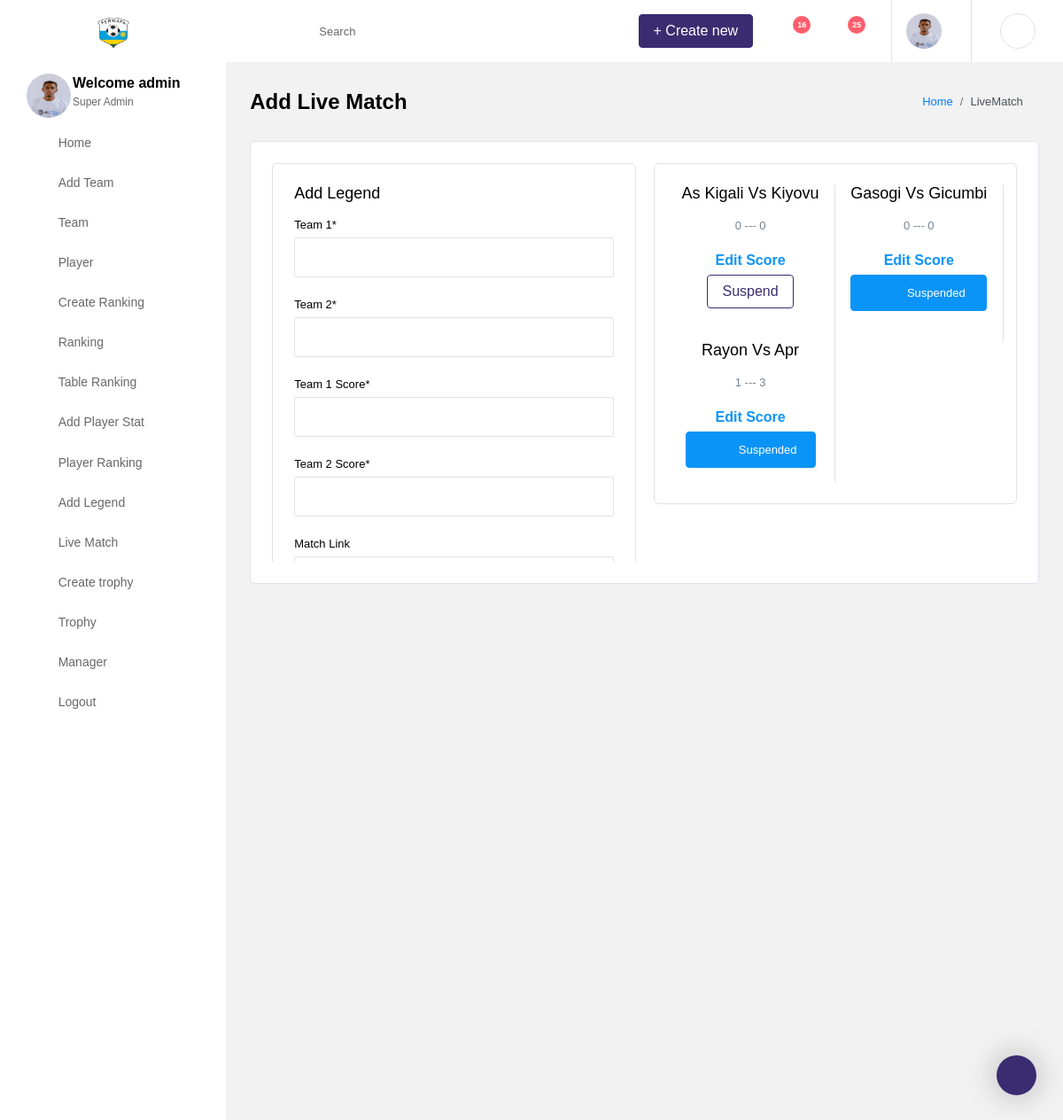
The app's page /dashboard/livematch/ (signed in), older data.
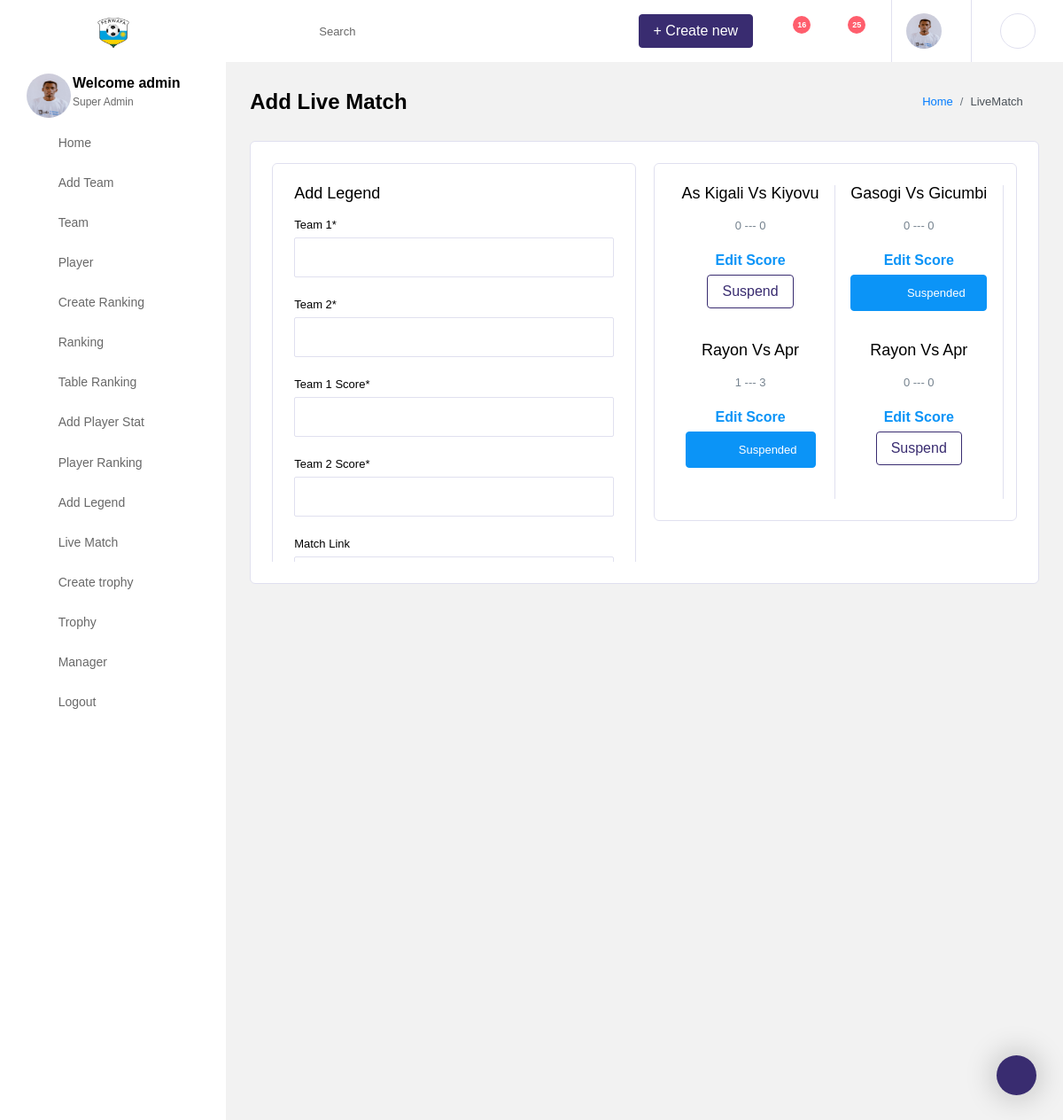
The same page, newer data.
### team/models.py (models this page shows, shortened)
class Live_match(models.Model):
    team1 = models.CharField(max_length=100)
    team2 = models.CharField(max_length=100)
    team1_score = models.PositiveIntegerField(default=0)
    team2_score = models.PositiveIntegerField(default=0)
    match_link = models.URLField()
    date = models.DateTimeField()
    suspended = models.BooleanField(default=False)
    class Meta:
        verbose_name_plural = "Live_match"
        ordering = ['-id']

### team/views.py (the view)
# urls.py: path('livematch/', livematch, name='livematch'),
@login_required
def livematch(request):
    match_football = Live_match.objects.all().order_by('-date')
    user = request.user
    user_profile = User_profile.objects.get(user=user)
    form = LiveMatchForm()
    if request.method == 'POST':
        form = LiveMatchForm(request.POST)
        if form.is_valid():
            form.save()
            return redirect('livematch')
    else:
        form = LiveMatchForm()
    context = {
        'user': user,
        'profile': user_profile,
        'form': form,
        'match': match_football
    }
    return render(request, 'dashboard_home/livematch.html', context)

### team/forms.py (shortened to what this page needs)
class LiveMatchForm(forms.ModelForm):
    team1 = forms.CharField(max_length=30, label='Team 1',
                            required=True)
    team2 = forms.CharField(max_length=30, label='Team 2',
                            required=True)
    team1_score = forms.IntegerField(label='Team 1 Score', required=True)
    team2_score = forms.IntegerField(label='Team 2 Score', required=True)
    match_link = forms.URLField(label='Match Link', required=False)
    date = forms.DateField(
        widget=forms.TextInput(
            attrs={'type': 'date'}
        ),
        label='Match Date',
        required=True
    )
    class Meta:
        model = Live_match
        fields = ['team1', 'team2', 'team1_score', 'team2_score', 'match_link', 'date']

### team/templates/dashboard_home/livematch.html (shortened to what this page needs)
{% extends 'dashboard/base.html' %}
{% load static %}
{% load crispy_forms_tags %}
{% block content %}
    <div class="main-panel">
        <div class="content-wrapper">
          <div class="page-header">
            <h3 class="page-title">
              Add Live Match
            </h3>
            <nav aria-label="breadcrumb">
              <ol class="breadcrumb">
                <li class="breadcrumb-item"><a href="{% url 'dashboard' %}">Home</a></li>
                <li class="breadcrumb-item active" aria-current="page">LiveMatch</li>
              </ol>
            </nav>
          </div>
          <div class="row">
            <div class="col-12">
              <div class="card">
                <div class="card-body">
                  <div class="row" style="height: 450px; overflow-y: scroll">
                  <div class="col-lg-6 col-md-6 grid-margin stretch-card">
              <div class="card">
                <div class="card-body">
                  <h4 class="card-title">Add Legend</h4>
                  <form class="forms-sample" action="" method="POST" enctype="multipart/form-data">
                    {{ form|crispy }}
                  </form>
                </div>
              </div>
            </div>
                    <div class="col-lg-6 col-md-6">
                        <div class="row">
                            <div class="col-12 grid-margin">
                              <div class="card">
                                <div class="card-body">
                                  <div class="row">
                                    {% for match in match %}
                                    <div class="col-lg-6 col-md-6 col-sm-6 d-flex justify-content-center border-right">
                                      <div class="wrapper text-center">
                                        <h4 class="card-title">{{ match.team1 }} vs {{ match.team2 }}</h4>
                                        <p class="card-description">{{ match.team1_score }} --- {{ match.team2_score }}</p>
                                          <a href="{% url 'edit_score' match.id %}"><h5 class="text-info">Edit Score</h5></a>
                                          {% if match.suspended %}
                                        <div class="alert alert-fill-info" role="alert">
                                                <i class="fa fa-exclamation-triangle"></i>
                                                Suspended
                                        </div>
                                            {% else %}
                                        <a href="{% url 'suspend_match' match.id %}"><button class="btn btn-outline-primary" style="margin-bottom: 1cm;">Suspend</button></a>
                                          {% endif %}
                                      </div>
                                    </div>
                                        {% endfor %}
                                  </div>
                                </div>
                              </div>
                            </div>
                            </div>
                    </div>
                  </div>
                </div>
              </div>
            </div>
          </div>
        </div>
      </div>
{% endblock %}

Row changes from the older to the newer data that the page shows:
added Live_match: team1 "Rayon", team2 "Apr", team1_score "0", team2_score "0", suspended "Suspend"
